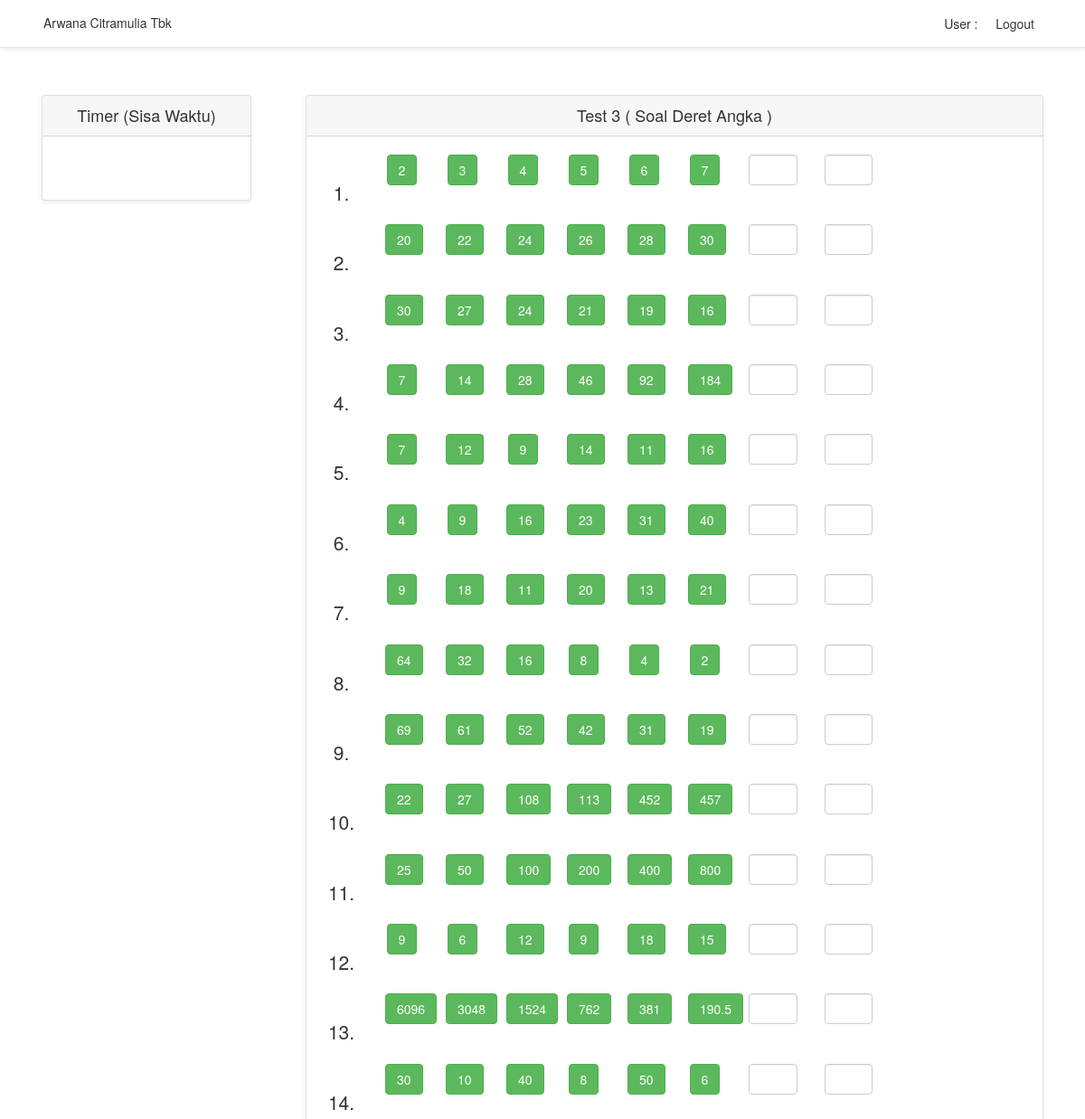
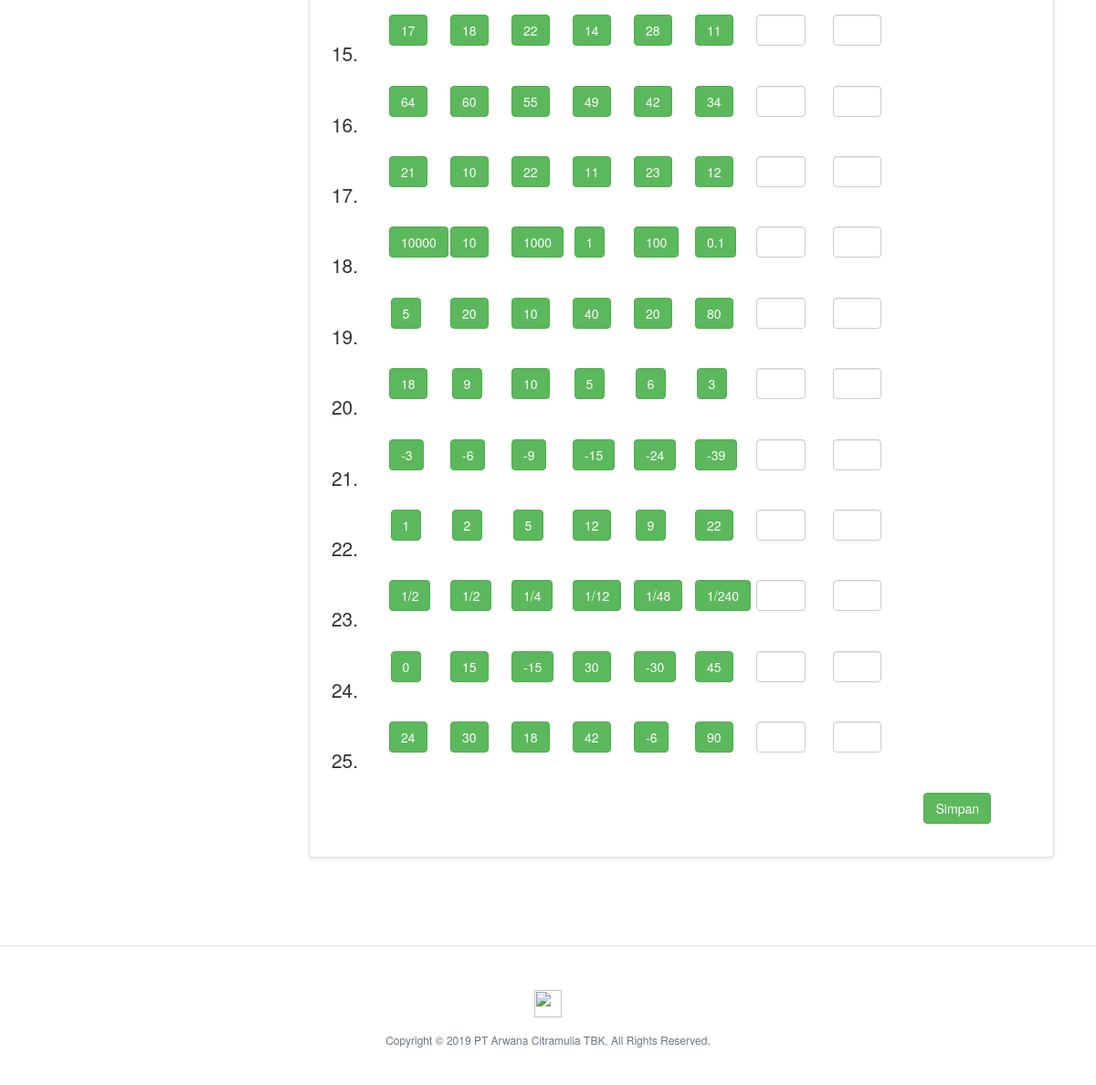
/pricing/soal3.php, run on the app's committed database (2 pictures, top to bottom).
### tables this page shows
CREATE TABLE IF NOT EXISTS `soal3` (
  `id` int(11) NOT NULL auto_increment,
  `soal` varchar(255) NOT NULL,
  `deret_1` varchar(10) NOT NULL,
  `deret_2` varchar(10) NOT NULL,
  `deret_3` varchar(10) NOT NULL,
  `deret_4` varchar(10) NOT NULL,
  `deret_5` varchar(10) NOT NULL,
  `deret_6` varchar(10) NOT NULL,
  `jawaban1` varchar(10) NOT NULL,
  `jawaban2` varchar(10) NOT NULL,
  PRIMARY KEY  (`id`)
);

### pricing/soal3.php (the view, shortened to what this page needs)
<?php include 'templates/header.php'; ?>
<?php include 'templates/navbar.php'; ?>
  <div class="card-deck  px-3 py-3 pt-md-5 pb-md-4 mx-auto">
    <div class="col-md-3">
       <div class="card mb-4 shadow-sm">
        <div class="card-header">
          <h4 class="my-0 font-weight-normal text-center">Timer (Sisa Waktu)</h4>
        </div>
        <div class="card-body">
          <div class="panel-body">
          </div>
        </div>
      </div>
    </div>
    <div class="col-md-9">
      <div class="card mb-4 shadow-sm">
        <div class="card-header">
          <h4 class="my-0 font-weight-normal text-center">Test 3 ( Soal Deret Angka )</h4>
        </div>
        <div class="card-body">
          <form action="hasil_la_mp.php" id="frmSoal" method='POST' >
            <?php
              include '../config/koneksi.php';
              $query = "SELECT * FROM soal3 order by id ASC";
              $hasil = mysqli_query($connect, $query);
              $nomor = 1;
              while($row = mysqli_fetch_array($hasil)){
              $id       = $row["id"];
              $deret_1  = $row["deret_1"];
              $deret_2  = $row["deret_2"];
              $deret_3  = $row["deret_3"];
              $deret_4  = $row["deret_4"];
              $deret_5  = $row["deret_5"];
              $deret_6  = $row["deret_6"];
            ?>
            <div class="row">
              <div class="col-md-12 ">
                <div class="row">
                  <div class="align-text-center col-md-1">
                    <h1 class="lead text-center pt-2"><?php echo $nomor; ?>.</h1>
                  </div>
                  <div class="col-md-6">
                    <div class="row">
                      <div class="col-md-2 text-center"><button type="button" class="btn btn-success"><?php echo $deret_1; ?></button></div>
                      <div class="col-md-2 text-center"><button type="button" class="btn btn-success"><?php echo $deret_2; ?></button></div>
                      <div class="col-md-2 text-center"><button type="button" class="btn btn-success"><?php echo $deret_3; ?></button></div>
                      <div class="col-md-2 text-center"><button type="button" class="btn btn-success"><?php echo $deret_4; ?></button></div>
                      <div class="col-md-2 text-center"><button type="button" class="btn btn-success"><?php echo $deret_5; ?></button></div>
                      <div class="col-md-2 text-center"><button type="button" class="btn btn-success"><?php echo $deret_6; ?></button></div>
                    </div>
                  </div>
                  <div class="col-md-5">
                    <div class="row">
                      <div class="col-md-3">
                        <div class="form-group">
                          <input type="text" name="jawaban1[<?php echo $id;?>]" value="" class="form-control"  placeholder="">
                        </div>
                      </div>
                      <div class="col-md-3">
                        <div class="form-group">
                          <input type="text" name="jawaban2[<?php echo $id;?>]" value="" class="form-control"  placeholder="">
                        </div>
                      </div>
                    </div>
                  </div>
                </div>
              </div>
            </div>
            <?php
             $nomor++;
             }
             ?>
            <div class="float-right mr-md-5 mb-3">
              <input type="submit" name="submit" id="submit" class="btn btn-success" value="Simpan">
            </div>
          </form>
        </div>
      </div>
    </div>
  </div>
<?php include 'templates/footer.php'; ?>
</body>
</html>

### data on the page
soal3: deret_1 "2", deret_2 "3", deret_3 "4", deret_4 "5", deret_5 "6", deret_6 "7"
soal3: deret_1 "20", deret_2 "22", deret_3 "24", deret_4 "26", deret_5 "28", deret_6 "30"
soal3: deret_1 "30", deret_2 "27", deret_3 "24", deret_4 "21", deret_5 "19", deret_6 "16"
soal3: deret_1 "7", deret_2 "14", deret_3 "28", deret_4 "46", deret_5 "92", deret_6 "184"
soal3: deret_1 "7", deret_2 "12", deret_3 "9", deret_4 "14", deret_5 "11", deret_6 "16"
soal3: deret_1 "4", deret_2 "9", deret_3 "16", deret_4 "23", deret_5 "31", deret_6 "40"
soal3: deret_1 "9", deret_2 "18", deret_3 "11", deret_4 "20", deret_5 "13", deret_6 "21"
soal3: deret_1 "64", deret_2 "32", deret_3 "16", deret_4 "8", deret_5 "4", deret_6 "2"
soal3: deret_1 "69", deret_2 "61", deret_3 "52", deret_4 "42", deret_5 "31", deret_6 "19"
soal3: deret_1 "22", deret_2 "27", deret_3 "108", deret_4 "113", deret_5 "452", deret_6 "457"
soal3: deret_1 "25", deret_2 "50", deret_3 "100", deret_4 "200", deret_5 "400", deret_6 "800"
soal3: deret_1 "9", deret_2 "6", deret_3 "12", deret_4 "9", deret_5 "18", deret_6 "15"
soal3: deret_1 "6096", deret_2 "3048", deret_3 "1524", deret_4 "762", deret_5 "381", deret_6 "190.5"
soal3: deret_1 "30", deret_2 "10", deret_3 "40", deret_4 "8", deret_5 "50", deret_6 "6"
soal3: deret_1 "17", deret_2 "18", deret_3 "22", deret_4 "14", deret_5 "28", deret_6 "11"
soal3: deret_1 "64", deret_2 "60", deret_3 "55", deret_4 "49", deret_5 "42", deret_6 "34"
soal3: deret_1 "21", deret_2 "10", deret_3 "22", deret_4 "11", deret_5 "23", deret_6 "12"
soal3: deret_1 "10000", deret_2 "10", deret_3 "1000", deret_4 "1", deret_5 "100", deret_6 "0.1"
soal3: deret_1 "5", deret_2 "20", deret_3 "10", deret_4 "40", deret_5 "20", deret_6 "80"
soal3: deret_1 "18", deret_2 "9", deret_3 "10", deret_4 "5", deret_5 "6", deret_6 "3"
soal3: deret_1 "-3", deret_2 "-6", deret_3 "-9", deret_4 "-15", deret_5 "-24", deret_6 "-39"
soal3: deret_1 "1", deret_2 "2", deret_3 "5", deret_4 "12", deret_5 "9", deret_6 "22"
soal3: deret_1 "1/2", deret_2 "1/2", deret_3 "1/4", deret_4 "1/12", deret_5 "1/48", deret_6 "1/240"
soal3: deret_1 "0", deret_2 "15", deret_3 "-15", deret_4 "30", deret_5 "-30", deret_6 "45"
soal3: deret_1 "24", deret_2 "30", deret_3 "18", deret_4 "42", deret_5 "-6", deret_6 "90"
